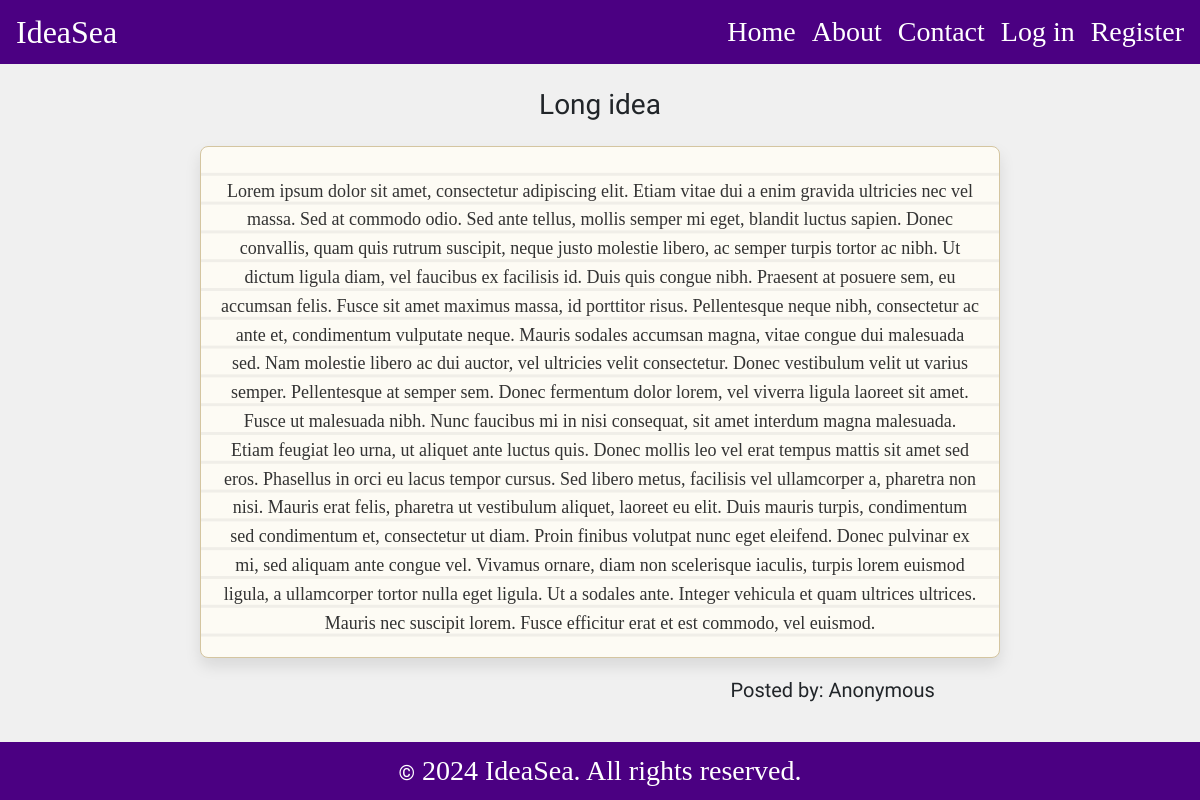
Screenshot of /post/3 with the database file from the repository.
### tables this page shows
CREATE TABLE posts (id INTEGER PRIMARY KEY AUTOINCREMENT NOT NULL, title TEXT NOT NULL CHECK (length(title) <= 64), text NOT NULL CHECK (length(text) <= 1800), user_id INTEGER NOT NULL, anonymous INTEGER NOT NULL CHECK (anonymous IN (0, 1)), created_at DATETIME, FOREIGN KEY (user_id) REFERENCES users(id));

### app.py (the view)
@app.route('/post/<int:post_id>')
def post_detail(post_id):
    post = db.execute("SELECT * FROM posts WHERE id = ?", post_id)
    if not post:
        return "Post not found", 404
    if post[0]["anonymous"] == 1:
        author = "Anonymous"
    else:
        u = db.execute("SELECT username FROM users WHERE id = ?", post[0]["user_id"])
        author = u[0]["username"]
    return render_template("post_detailed.html", post=post[0], author=author)

### app.py (called while the page is built)
@app.after_request
def after_request(response):
    response.headers["Cache-Control"] = "no-cache, no-store, must-revalidate"
    response.headers["Expires"] = 0
    response.headers["Pragma"] = "no-cache"
    return response

### templates/post_detailed.html (shortened to what this page needs)
{% extends "layout.html" %}
{% block main %}
<h3 class="text-center pb-1">{{post.title}}</h3>
<div class="post-detailed" style="text-align: center;">
    {{post.text}}
</div>
<h5 style="text-align:right; padding-top: 0; margin-top: 0; margin-right: 20%">Posted by: {{author}}</h5>
{% endblock %}

### templates/layout.html (shortened to what this page needs)
<!DOCTYPE html>
<html lang="en">
<head>
    <link href="https://cdn.jsdelivr.net/npm/bootstrap@5.3.0-alpha3/dist/css/bootstrap.min.css" rel="stylesheet">
    <link href="/static/styles.css" rel="stylesheet">
</head>
<body>
    <nav class="navbar navbar-expand-lg">
        <a id="ideasea" class="navbar-brand ps-3" href="/">IdeaSea</a>
        <div class="collapse navbar-collapse" id="navbarNav">
            <ul class="navbar-nav ms-auto pe-2">
                <li class="nav-item">
                    <a class="nav-link" href="/">Home</a>
                </li>
                <li class="nav-item">
                    <a class="nav-link" href="/about">About</a>
                </li>
                <li class="nav-item">
                    <a class="nav-link" href="/contact">Contact</a>
                </li>
                {% if session['user_id'] %}
                    <li class="nav-item dropdown">
                        <a class="nav-link dropdown-toggle" href="#" id="navbarDropdown" role="button" data-bs-toggle="dropdown" aria-expanded="false">
                            Logged in as: <span style="color: violet;">{{ session['username'] }}</span>
                        </a>
                        <ul class="dropdown-menu" aria-labelledby="navbarDropdown">
                            <li><a class="dropdown-item" href="/account">Account</a></li>
                            <li><a class="dropdown-item" href="/logout">Log out</a></li>
                        </ul>
                    </li>
                {% else %}
                    <li class="nav-item">
                        <a class="nav-link" href="/login">Log in</a>
                    </li>
                    <li class="nav-item">
                        <a class="nav-link" href="/register">Register</a>
                    </li>
                {% endif %}
            </ul>
        </div>
    </nav>
    <main class="container mt-4">
        {% block main %}{% endblock %}
    </main>
    <footer class="footer text-center">
        <p class="mt-2 mb-2">
            <span style="font-family: 'Courier Prime', monospace; font-size: 75%">&copy;</span> 2024 IdeaSea. All rights reserved.
        </p>
    </footer>
</body>
</html>

### static/styles.css (style rules this page uses)
body { background-color: #f0f0f0; font-family: 'Courier Prime', monospace; display: flex; flex-direction: column; min-height: 100vh; }
.navbar { background-color: #4b0082; }
.navbar-brand, .nav-link { color: #ffffff !important; font-family: exepixel; font-size: 175%; padding: 0; }
#ideasea { font-family: Ponari; font-size: 200%; }
.footer { text-align: center; background-color: #4b0082; color: #ffffff; margin-top: auto; width: 100%; font-family: exepixel; font-size: 175%; }
.post-detailed { background-color: #fdfbf4; color: #333; font-family: "Georgia", serif; font-size: 18px; line-height: 1.6; padding: 20px; padding-top: 30px; padding-bottom: 20px; margin: 20px auto; width: 90%; max-width: 800px; border: 1px solid #d4c5a0; border-radius: 8px; box-shadow: 0 8px 16px rgba(0, 0, 0, 0.1); text-align: left; background-image: linear-gradient(transparent 88%, rgba(0, 0, 0, 0.05) 12%); background-size: 100% calc(1.6em); }

### rows the page displays
posts: title "Long idea", text "Lorem ipsum dolor sit amet, consectetur adipiscing elit. Etiam vitae dui a enim gravida ultricies nec vel massa. Sed at commodo odio. Sed ante tellus, mollis semper mi eget, blandit luctus sapien. Donec convallis, quam quis rutrum suscipit, neque justo molestie libero, ac semper turpis tortor ac nibh. Ut dictum ligula diam, vel faucibus ex facilisis id. Duis quis congue nibh. Praesent at posuere sem, eu accumsan felis. Fusce sit amet maximus massa, id porttitor risus. Pellentesque neque nibh, consectetur ac ante et, condimentum vulputate neque. Mauris sodales accumsan magna, vitae congue dui malesuada sed. Nam molestie libero ac dui auctor, vel ultricies velit consectetur. Donec vestibulum…"

### other values shown
{{ author }} "Anonymous"
